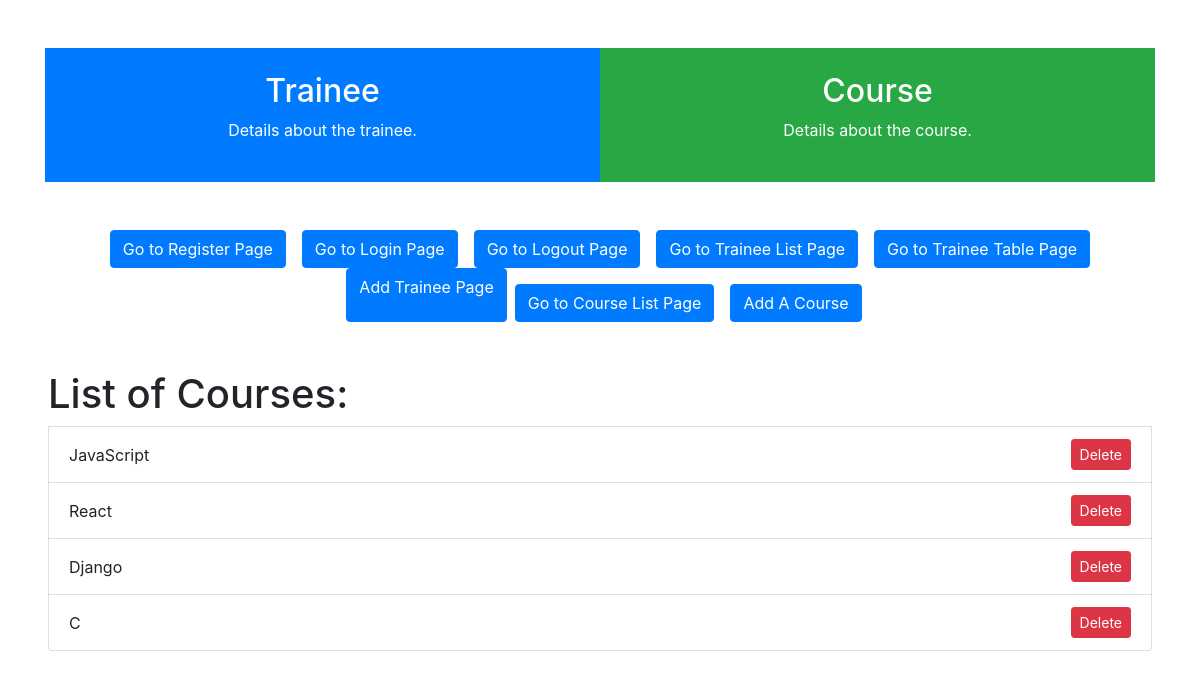
/course/, run on an earlier commit of the app's database.
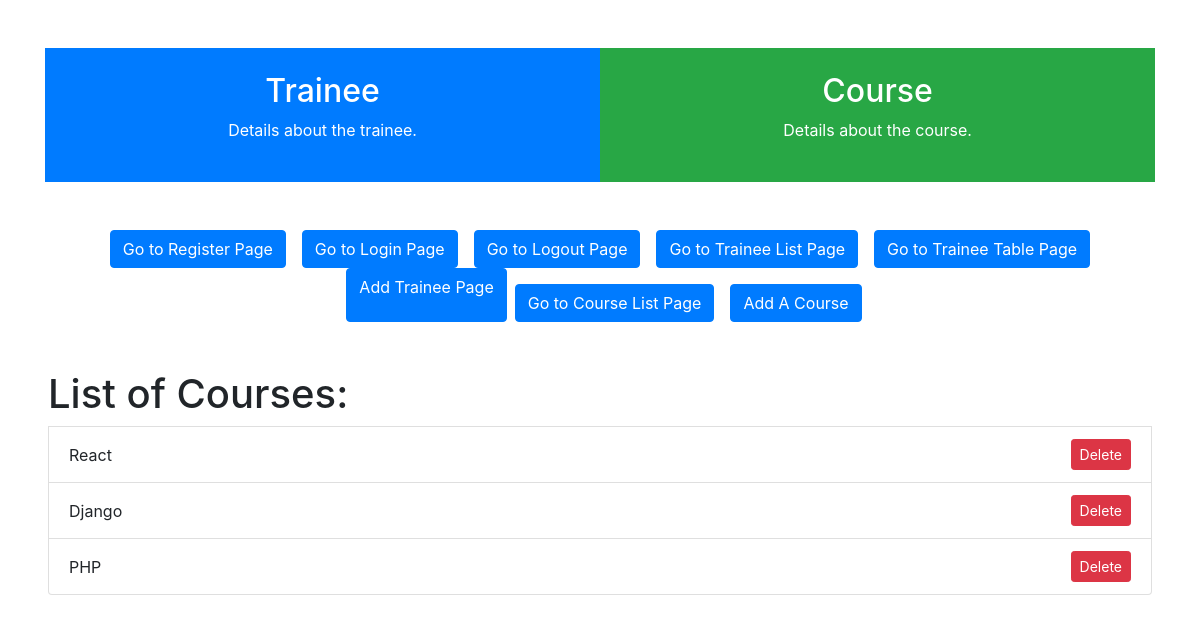
And on a later commit of the database.
### trainee/models.py (models this page shows)
class Course(models.Model):
    course = models.CharField(max_length=100)
    is_deleted = models.BooleanField(default=False)
    trainee = models.ForeignKey(Trainee, on_delete=models.CASCADE, null=True)

### course/views.py (the view)
# urls.py: path("", views.course, name="course"),
def course(request):
    if request.method == "POST":
        course = request.POST.get("course")
        Course(course=course).save()
        return redirect("course")
    else:
        lst_courses = Course.objects.all()
        return render(request, "course/courselist.html", {
            "courses": lst_courses
        })

### course/templates/course/courselist.html (shortened to what this page needs)
{% extends "trainee/layout.html" %}
{% block body %}
<ul class="list-group m-5">
    <h1>List of Courses:</h1>
    {% for course in courses %}
    <li class="list-group-item d-flex justify-content-between align-items-center">
        {{ course.course }}
        <form action="{% url 'delete_course' course.id %}" method="post">
            <button type="submit" class="btn btn-danger btn-sm">Delete</button>
        </form>
    </li>
    {% endfor %}
</ul>
{% endblock %}

### trainee/templates/trainee/layout.html (shortened to what this page needs)
{% load static %}
<!DOCTYPE html>
<html lang="en">
<head>
    <link rel="stylesheet" href="https://stackpath.bootstrapcdn.com/bootstrap/4.4.1/css/bootstrap.min.css">
</head>
<body>
    <div class="container mt-5">
        <div class="d-flex justify-content-between">
            <div class="p-4 bg-primary text-white flex-fill text-center">
                <h2>Trainee</h2>
                <p>Details about the trainee.</p>
            </div>
            <div class="p-4 bg-success text-white flex-fill text-center">
                <h2>Course</h2>
                <p>Details about the course.</p>
            </div>
        </div>
    </div>
    <div class="d-flex flex-wrap justify-content-center m-5">
        <a href="{% url 'register' %}" class="btn btn-primary mx-2">Go to Register Page</a>
        <a href="{% url 'login' %}" class="btn btn-primary mx-2">Go to Login Page</a>
        <a href="{% url 'logout' %}" class="btn btn-primary mx-2">Go to Logout Page</a>
        <a href="{% url 'traineelist' %}" class="btn btn-primary mx-2">Go to Trainee List Page</a>
        <a href="{% url 'traineetable' %}" class="btn btn-primary mx-2">Go to Trainee Table Page</a>
        <a href="{% url 'add_trainee' %}" class="btn btn-primary mx-2">Add Trainee Page</a>
        <a href="{% url 'course' %}" class="btn btn-primary mt-3">Go to Course List Page</a>
        <a href="{% url 'add_course' %}" class="btn btn-primary mt-3 ml-3">Add A Course</a>
    </div>
    {% block body %}{% endblock %}
</body>
</html>

What changed in the data, as far as the page shows it:
removed Course: course "JavaScript"
removed Course: course "C"
added Course: course "PHP"
